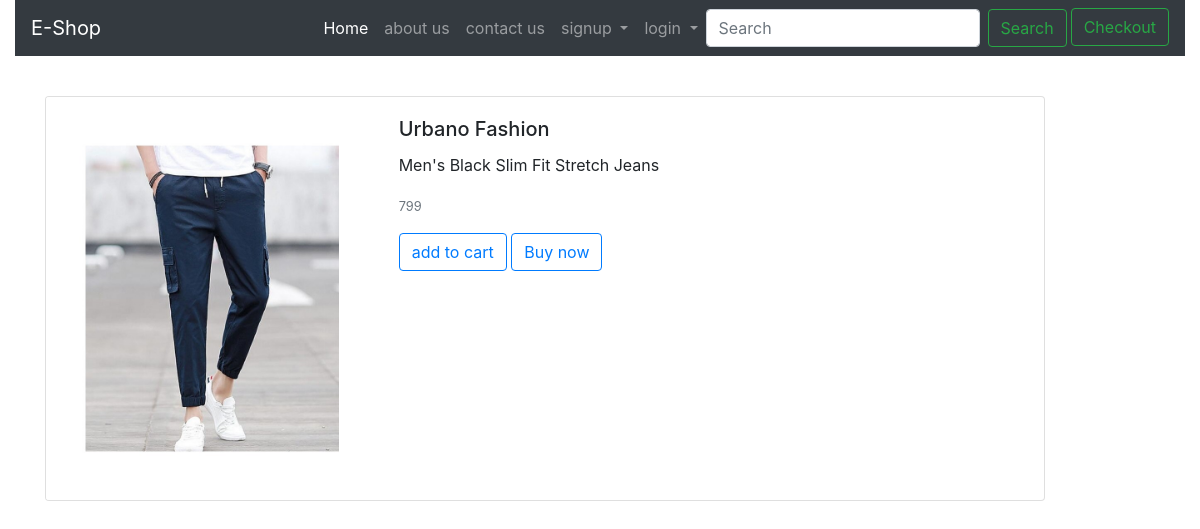
The page /productview?q=6 on the database its author committed.
### page1/models.py (models this page shows, shortened)
class product(models.Model):
    product_id = models.AutoField
    client_name=models.CharField(max_length=50,default="")
    product_name= models.CharField(max_length=50,default="")
    category=models.CharField(max_length=50,default="")
    subcategoru=models.CharField(max_length=50,default="")
    price=models.IntegerField(default=0)
    desc=models.CharField(max_length=300,default="")
    pub_date=models.DateField()
    image=models.ImageField(upload_to="page1/images",default="")

### page1/views.py (the view)
# urls.py: path('productview',views.productview,name="productview"),
def productview(request):
    s=product.objects.get(pk=request.GET['q'])
    return render(request,'page1/productview.html',{'r':s})

### page1/templates/page1/productview.html (shortened to what this page needs)
{% extends 'page1/basic.html' %}
{% block body %}<br><br><br><br>
<div class="container">
    <div class="card mb-3" style="max-width: 1000px;">
        <div class="row no-gutters">
          <div class="col-md-4">
            <img src="/media/{{r.image}}" class="card-img" alt="...">
          </div>
          <div class="col-md-8">
            <div class="card-body">
              <h5 class="card-title">{{r.product_name}}</h5>
              <p class="card-text">{{r.desc}}</p>
              <p class="card-text"><small class="text-muted">{{r.price}}</small></p>
              <a href="addcart?c={{r.id}}" class="btn btn-outline-primary">add to cart</a>
              <a href="#" class="btn btn-outline-primary">Buy now</a>
            </div>
          </div>
        </div>
      </div>
</div>
{%endblock%}

### rows shown on the page
product: image (picture), product_name "Urbano Fashion", desc "Men's Black Slim Fit Stretch Jeans", price "799"
